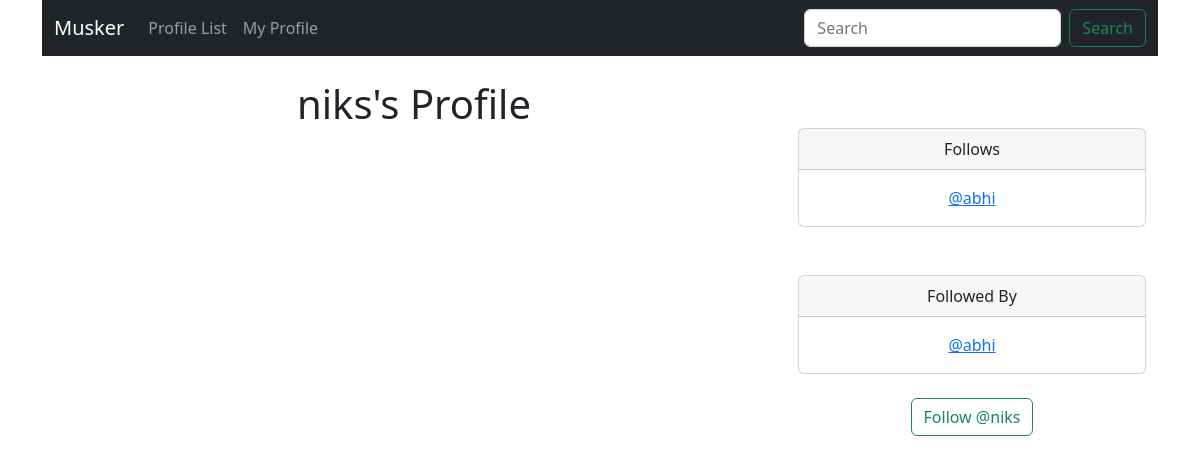
Page /profile/3 (signed in) on the earlier database version.
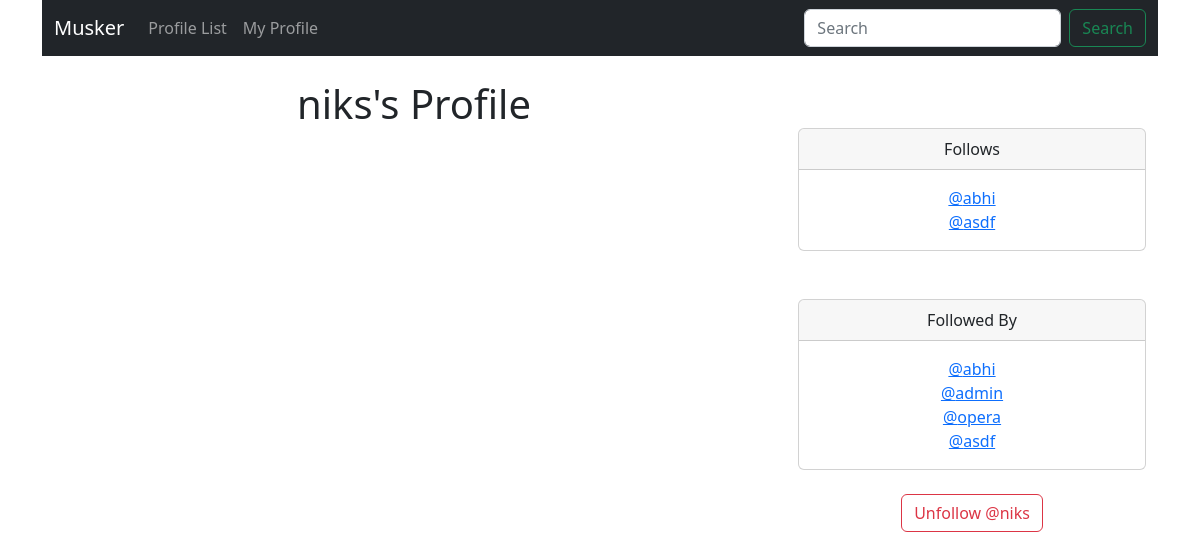
Same page on the later database version.
### musker/models.py (models this page shows)
class Profile(models.Model):
    user = models.OneToOneField(User, on_delete=models.CASCADE)
    follows = models.ManyToManyField('self',
        related_name="followed_by",
        symmetrical=False,
        blank=True)
    date_modified = models.DateTimeField(User, auto_now=True)
    def __str__(self):
        return self.user.username

### musker/views.py (the view, shortened to what this page needs)
# urls.py: path("profile/<int:pk>", views.profile, name="profile")
def profile(request, pk):
    if request.user.is_authenticated:
        profile = Profile.objects.get(user_id=pk)
        meeps = Meep.objects.filter(user_id=pk).order_by("-created_at")
        return render(request, "profile.html", {"profile" : profile, "meeps":meeps})
    else:
        messages.success(request, ("you must be logged in to view this page"))
        return redirect("home")

### musker/templates/profile.html (shortened to what this page needs)
{% extends "base.html"%}
{% block content %}
{% if profile %}
    <div class="container text-center">
      <div class="row">
        <div class="col-8">
          <h1>{{ profile.user.username }}'s Profile</h1>
          <br><br>
        </div>
    <div class="col-4">
      <br><br>
      <div class="card">
        <div class="card-header">
          Follows
        </div>
        <div class="card-body">
          <p class="card-text">
                {% for following in profile.follows.all %}
                <a href="{% url 'profile' following.user.id %}">@{{ following }}</a><br/>
                {% endfor %}
          </p>
        </div>
      </div>
      <br><br>
      <div class="card">
        <div class="card-header">
          Followed By
        </div>
        <div class="card-body">
          <p class="card-text">
                {% for following in profile.followed_by.all %}
                <a href="{% url 'profile' following.user.id %}">@{{ following }}</a><br/>
                {% endfor %}
          </p>
        </div>
      </div>
<br>
<form method=POST>
  {% if profile in user.profile.follows.all %}
    <button class="btn btn-outline-danger" name="follow" value="unfollow" type="submit">Unfollow @{{ profile.user.username | lower }}</button>
  {% else %}
  <button class="btn btn-outline-success" name="follow" value="follow" type="submit">Follow @{{ profile.user.username | lower }}</button>
  {% endif %}
</form>
<br>
      </div>
    </div>
    </div>
{%  endif %}
{% endblock %}

Differences in the rows shown:
added Profile: user.username "asdf"
added Profile: user.username "admin"
now on this page (row edited): Profile: user.username "opera"
Other differences:
text no longer shown: "Follow @"
text now shown: "Unfollow @"
